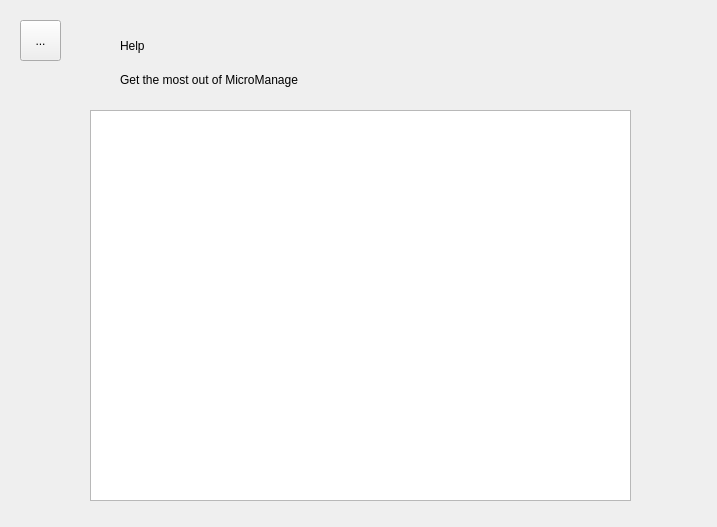
<?xml version="1.0" encoding="UTF-8"?>
<ui version="4.0">
 <class>helpform</class>
 <widget class="QWidget" name="helpform">
  <property name="geometry">
   <rect>
    <x>0</x>
    <y>0</y>
    <width>717</width>
    <height>527</height>
   </rect>
  </property>
  <property name="windowTitle">
   <string>Form</string>
  </property>
  <widget class="QTextEdit" name="helpDocEdit">
   <property name="geometry">
    <rect>
     <x>90</x>
     <y>110</y>
     <width>541</width>
     <height>391</height>
    </rect>
   </property>
   <property name="readOnly">
    <bool>true</bool>
   </property>
  </widget>
  <widget class="QToolButton" name="menuButton">
   <property name="geometry">
    <rect>
     <x>20</x>
     <y>20</y>
     <width>41</width>
     <height>41</height>
    </rect>
   </property>
   <property name="text">
    <string>...</string>
   </property>
  </widget>
  <widget class="QLabel" name="quoteLabel">
   <property name="geometry">
    <rect>
     <x>120</x>
     <y>70</y>
     <width>211</width>
     <height>20</height>
    </rect>
   </property>
   <property name="text">
    <string>Get the most out of MicroManage</string>
   </property>
  </widget>
  <widget class="QLabel" name="helpLabel">
   <property name="geometry">
    <rect>
     <x>120</x>
     <y>20</y>
     <width>321</width>
     <height>51</height>
    </rect>
   </property>
   <property name="text">
    <string>Help</string>
   </property>
   <property name="alignment">
    <set>Qt::AlignLeading|Qt::AlignLeft|Qt::AlignVCenter</set>
   </property>
  </widget>
 </widget>
 <resources/>
 <connections/>
</ui>
